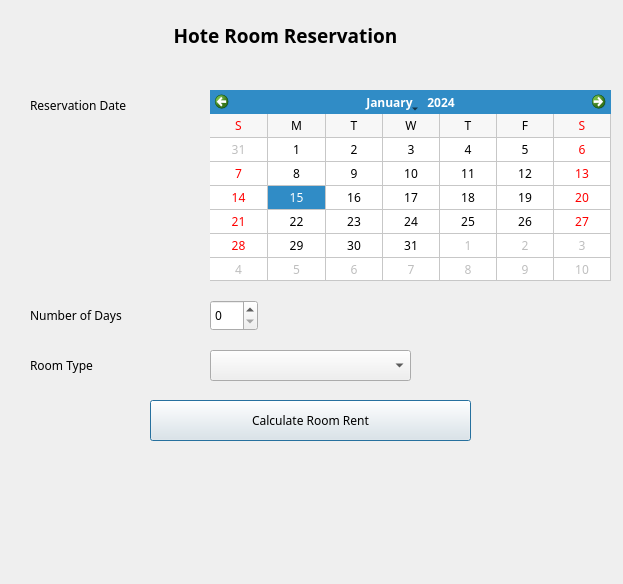
<?xml version="1.0" encoding="UTF-8"?>
<ui version="4.0">
 <class>Dialog</class>
 <widget class="QDialog" name="Dialog">
  <property name="geometry">
   <rect>
    <x>0</x>
    <y>0</y>
    <width>623</width>
    <height>584</height>
   </rect>
  </property>
  <property name="font">
   <font>
    <family>Monaco</family>
   </font>
  </property>
  <property name="windowTitle">
   <string>Dialog</string>
  </property>
  <widget class="QLabel" name="label">
   <property name="geometry">
    <rect>
     <x>70</x>
     <y>20</y>
     <width>431</width>
     <height>31</height>
    </rect>
   </property>
   <property name="font">
    <font>
     <family>Monaco</family>
     <pointsize>14</pointsize>
     <weight>75</weight>
     <bold>true</bold>
    </font>
   </property>
   <property name="text">
    <string>Hote Room Reservation</string>
   </property>
   <property name="alignment">
    <set>Qt::AlignCenter</set>
   </property>
  </widget>
  <widget class="QLabel" name="label_2">
   <property name="geometry">
    <rect>
     <x>30</x>
     <y>90</y>
     <width>151</width>
     <height>31</height>
    </rect>
   </property>
   <property name="text">
    <string>Reservation Date</string>
   </property>
  </widget>
  <widget class="QCalendarWidget" name="calendarWidget">
   <property name="geometry">
    <rect>
     <x>210</x>
     <y>90</y>
     <width>401</width>
     <height>191</height>
    </rect>
   </property>
   <property name="firstDayOfWeek">
    <enum>Qt::Sunday</enum>
   </property>
   <property name="gridVisible">
    <bool>true</bool>
   </property>
   <property name="horizontalHeaderFormat">
    <enum>QCalendarWidget::SingleLetterDayNames</enum>
   </property>
   <property name="verticalHeaderFormat">
    <enum>QCalendarWidget::NoVerticalHeader</enum>
   </property>
  </widget>
  <widget class="QLabel" name="label_3">
   <property name="geometry">
    <rect>
     <x>30</x>
     <y>300</y>
     <width>141</width>
     <height>31</height>
    </rect>
   </property>
   <property name="text">
    <string>Number of Days</string>
   </property>
  </widget>
  <widget class="QLabel" name="label_4">
   <property name="geometry">
    <rect>
     <x>30</x>
     <y>350</y>
     <width>131</width>
     <height>31</height>
    </rect>
   </property>
   <property name="text">
    <string>Room Type</string>
   </property>
  </widget>
  <widget class="QPushButton" name="pushButton">
   <property name="geometry">
    <rect>
     <x>150</x>
     <y>400</y>
     <width>321</width>
     <height>41</height>
    </rect>
   </property>
   <property name="text">
    <string>Calculate Room Rent</string>
   </property>
  </widget>
  <widget class="QComboBox" name="comboBox">
   <property name="geometry">
    <rect>
     <x>210</x>
     <y>350</y>
     <width>201</width>
     <height>31</height>
    </rect>
   </property>
  </widget>
  <widget class="QSpinBox" name="spinBox">
   <property name="geometry">
    <rect>
     <x>210</x>
     <y>300</y>
     <width>48</width>
     <height>31</height>
    </rect>
   </property>
  </widget>
  <widget class="QLabel" name="roomRentInfo">
   <property name="geometry">
    <rect>
     <x>40</x>
     <y>520</y>
     <width>531</width>
     <height>41</height>
    </rect>
   </property>
   <property name="text">
    <string/>
   </property>
  </widget>
  <widget class="QLabel" name="enteredInfo">
   <property name="geometry">
    <rect>
     <x>40</x>
     <y>460</y>
     <width>531</width>
     <height>41</height>
    </rect>
   </property>
   <property name="text">
    <string/>
   </property>
  </widget>
 </widget>
 <resources/>
 <connections/>
</ui>
